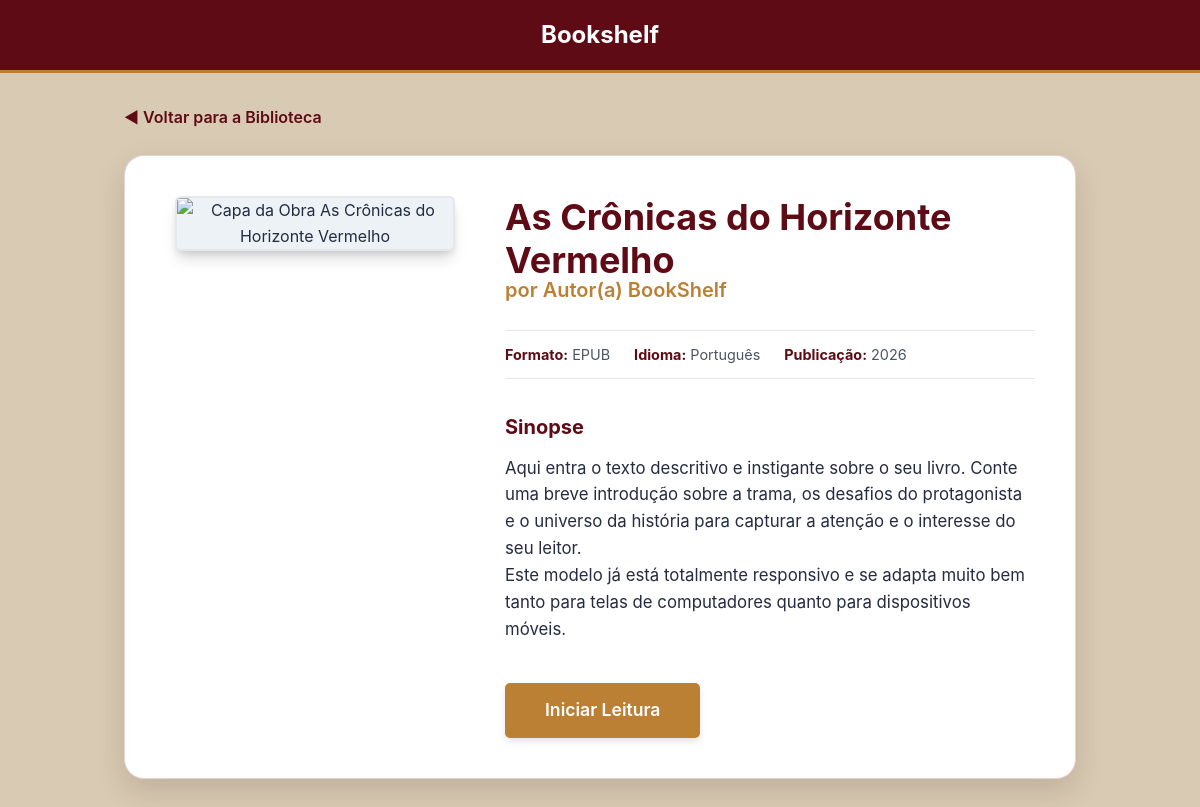
/livro/1, run on an earlier commit of the app's database.
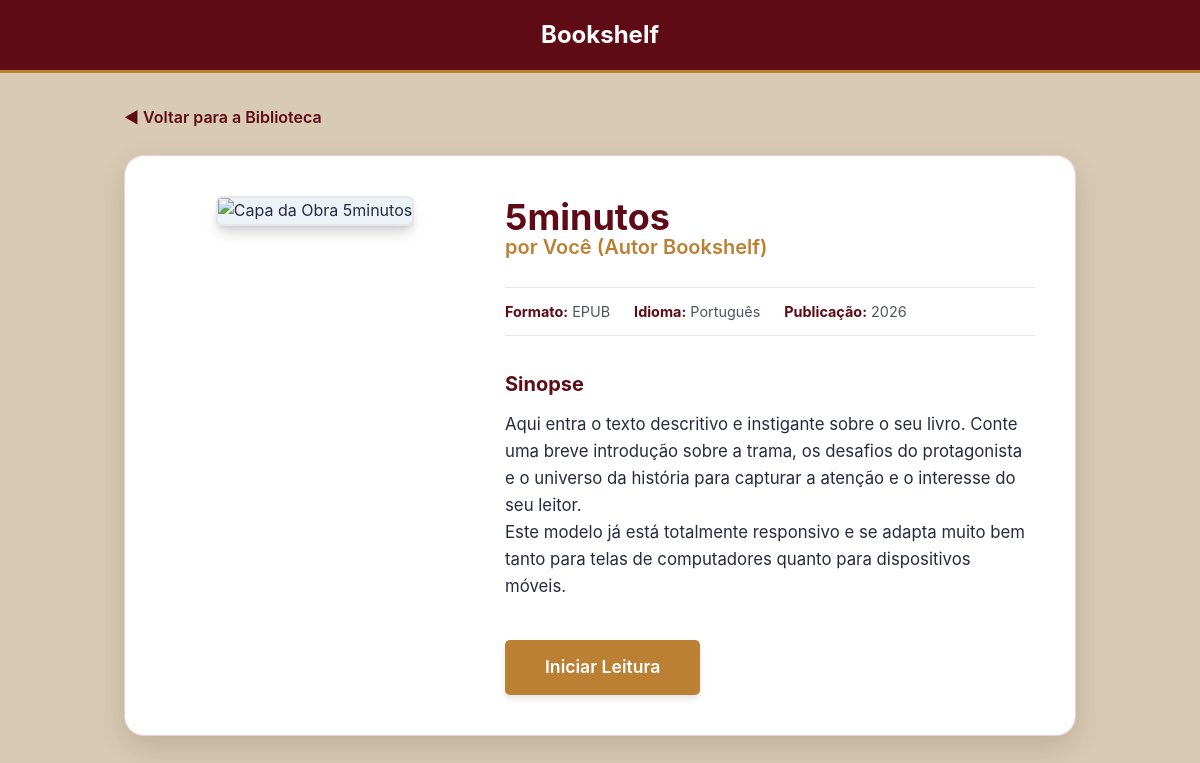
And on a later commit of the database.
### tables this page shows
CREATE TABLE livros (
                id_livro INTEGER PRIMARY KEY AUTOINCREMENT,
                titulo VARCHAR(255) NOT NULL,
                autor VARCHAR(255),
                arquivo_epub VARCHAR(10),
                id_categoria INT
            );

### app.py (the view, shortened to what this page needs)
@app.route('/descricao')
@app.route('/livro/<int:id_livro>')
def descricao_livro(id_livro=None):
    livro = None
    if id_livro is not None:
        cursor = mysql.connection.cursor()
        cursor.execute("SELECT id_livro as id, titulo, autor, arquivo_epub as formato, capa_imagem FROM livros WHERE id_livro = %s", (id_livro,))
        livro = cursor.fetchone()
        cursor.close()
        if not livro:
            for s in SUAS_LITERATURAS_MOCADAS:
                if s['id'] == id_livro:
                    livro = {
                        "id": s['id'],
                        "titulo": s['titulo'],
                        "autor": s['autor'],
                        "formato": "EPUB",
                        "capa_imagem": s.get('capa')
                    }
                    break
    return render_template('descricaolv.html', livro=livro)

### app.py (called while the page is built, shortened)
@app.teardown_appcontext
def fechar_conexao_sqlite(exception):
    db = g.pop('sqlite_db', None)
    if db is not None:
        db.close()

    def execute(self, query, params=None):
        q = query.replace('%s', '?')
        if params is not None:
            return self._cursor.execute(q, params)
        return self._cursor.execute(q)

    def fetchone(self):
        row = self._cursor.fetchone()
        return dict(row) if row is not None else None

    def close(self):
        self._cursor.close()

    def cursor(self):
        return SQLiteDictCursor(self._conn)

    def close(self):
        self._conn.close()

    @property
    def connection(self):
        if 'sqlite_db' not in g:
            g.sqlite_db = SQLiteConnectionWrapper(SQLITE_DB_PATH)
        return g.sqlite_db

### templates/descricaolv.html (shortened to what this page needs)
<!DOCTYPE html>
<html lang="pt-BR">
<head>
    <link rel="stylesheet" href="{{ url_for('static', filename='estilogr.css') }}">
</head>
<body>
    <header>
        <h1>Bookshelf</h1>
    </header>
    <div class="container">
        <a href="{{ url_for('index') }}" class="back-link">◀ Voltar para a Biblioteca</a>
        <article class="book-details-card">
            <div class="book-cover-wrapper">
                <img src="{{ livro.capa_imagem if livro and livro.capa_imagem else 'https://images.unsplash.com/photo-1544947950-fa07a98d237f?auto=format&fit=crop&w=600&q=80' }}" alt="Capa da Obra {{ livro.titulo if livro else '' }}" class="book-cover">
            </div>
            <div class="book-info">
                <h2>{{ livro.titulo if livro else 'Nome da Obra Fantástica' }}</h2>
                <div class="book-author">por {{ livro.autor if livro else 'Autor Nome Sobrenome' }}</div>
                <div class="book-meta">
                    <div class="meta-item"><strong>Formato:</strong> {{ livro.formato if livro else 'EPUB' }}</div>
                    <div class="meta-item"><strong>Idioma:</strong> Português</div>
                    <div class="meta-item"><strong>Publicação:</strong> 2026</div>
                </div>
                <div class="book-synopsis">
                    <h3>Sinopse</h3>
                    <p>
                        Aqui entra o texto descritivo e instigante sobre o seu livro. Conte uma breve introdução sobre a trama, os desafios do protagonista e o universo da história para capturar a atenção e o interesse do seu leitor.
                    </p>
                    <p>
                        Este modelo já está totalmente responsivo e se adapta muito bem tanto para telas de computadores quanto para dispositivos móveis.
                    </p>
                </div>
                <a href="{{ url_for('ler_livro', id_livro=livro.id) if livro else url_for('index') }}" class="btn-read">Iniciar Leitura</a>
            </div>
        </article>
    </div>
</body>
</html>

What changed in the data, as far as the page shows it:
added livros: titulo "5minutos", autor "Você (Autor Bookshelf)", arquivo_epub "EPUB"
Also different on the page:
{{ livro.titulo if livro else 'Nome da Obra Fantástica' }}: "As Crônicas do Horizonte Vermelho" → (not shown)
{{ livro.autor if livro else 'Autor Nome Sobrenome' }}: "Autor(a) BookShelf" → (not shown)
{{ livro.formato if livro else 'EPUB' }}: "EPUB" → (not shown)
